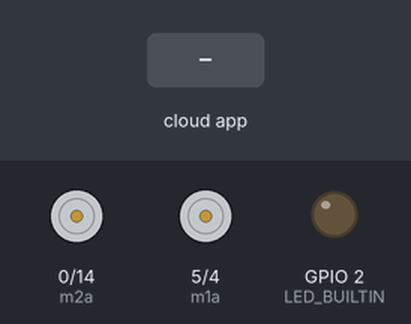
Bench run of a sketch on a simulated ESP8266 (NodeMCU). On the bench: motor-driver pin pairs drawn as motors (green arrow = first pin HIGH = forward, orange = second pin HIGH = backward, longer = more drive), output pins drawn as LEDs (lit = HIGH, except the on-board LED, lit = LOW). The test bench sets the inputs (shaded band). WiFi joins after 1.5 s; servers stay silent unless stated; the Firebase database answers and starts empty; what the sketch prints to the serial monitor is not drawn.

Above: at 3.7 s.
3.8 s: the phone or cloud app sets Robot to 1
At 4.2 s:
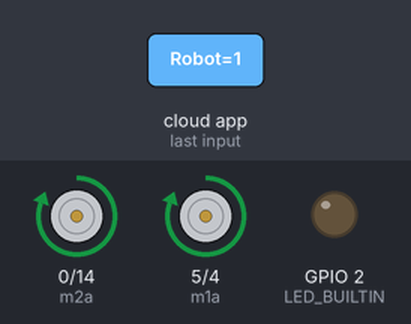
6.8 s: the phone or cloud app sets Robot to 0
At 7.5 s:
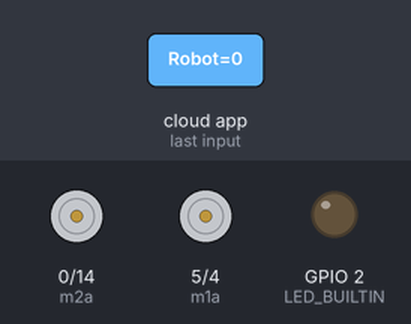
Timing chart, 0 to 9.8 s (numbered marks = the images above; inputs shaded):
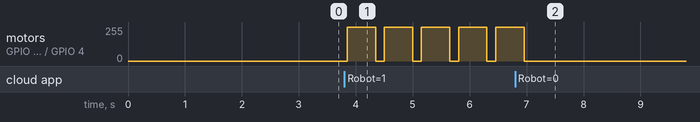

Measured:
- after the input at 3.8 s, motor on GPIO 0 (m2a) / GPIO 14 (m2b), motor on GPIO 5 (m1a) / GPIO 4 (m1b): alternates forward 255/255 for 0.50 s and stopped for 0.15 s, starting after 0.05 s
- after the input at 6.8 s, motor on GPIO 0 (m2a) / GPIO 14 (m2b), motor on GPIO 5 (m1a) / GPIO 4 (m1b): goes on until 7.0 s, then stays stopped

The sketch:

Robot_controller.ino
```cpp
// (licence header left out)
//BEFORE UPLOADING, MAKE SURE THAT YOUR DATABASE ".read" AND ".write" RULES ARE SET TO 'true'.

//For more details- https://github.com/Rupakpoddar/ESP8266Firebase/blob/master/README.md

//Download the Android app from- https://play.google.com/store/apps/details?id=com.rupak.firebaseremote

#include <ESP8266Firebase.h>  //https://github.com/Rupakpoddar/ESP8266Firebase
#include <ESP8266WiFi.h>

const char *ssid = "Change_this";      //Your Wi-Fi SSID
const char *password = "Change_this"; //Your Wi-Fi password

#define projectID "YOUR PROJECT ID" //Your Firebase Project ID; can be found in project settings.

#define m1a 5   //D1 output 1 for motor driver
#define m1b 4   //D2 output 2 for motor driver
#define m2a 0   //D3 output 3 for motor driver
#define m2b 14  //D5 output 4 for motor driver

int interval = 100; //Turn left or right delay

void setup()
{
  Serial.begin(115200);

  pinMode(m1a, OUTPUT);
  pinMode(m1b, OUTPUT);
  pinMode(m2a, OUTPUT);
  pinMode(m2b, OUTPUT);

  digitalWrite(m1a, LOW);
  digitalWrite(m1b, LOW);
  digitalWrite(m2a, LOW);
  digitalWrite(m2b, LOW);

  pinMode(LED_BUILTIN, OUTPUT); //16
  digitalWrite(LED_BUILTIN, LOW);

  Serial.begin(115200);
  WiFi.mode(WIFI_STA);
  WiFi.disconnect();
  delay(1000);

//Attempt to connect to Wifi network:
  Serial.println("");
  Serial.print("Connecting Wifi: ");
  Serial.println(ssid);
  WiFi.begin(ssid, password);
  while (WiFi.status() != WL_CONNECTED) {
    Serial.print("-");
    delay(500);
  }

  digitalWrite(LED_BUILTIN, HIGH);
  Serial.println("");
  Serial.println("WiFi connected");
  Serial.println("IP address: ");
  IPAddress ip = WiFi.localIP();
  Serial.println(ip);
  Serial.println("");
}

void loop()
{
  Firebase firebase(projectID); //Create an object.

  int command = firebase.getInt("cmd/Robot");  //Get data from the database.

   if(command == 0)  //Stop
     {
      digitalWrite(m1a, LOW);
      digitalWrite(m1b, LOW);
      digitalWrite(m2a, LOW);
      digitalWrite(m2b, LOW);
    }

   if(command == 1) //Forward motion
     {
      digitalWrite(m1a, HIGH);
      digitalWrite(m2a, HIGH);
      delay(500);
      digitalWrite(m1a, LOW);
      digitalWrite(m2a, LOW);
    }


   if(command == 2) //Backward motion
     {
      digitalWrite(m1b, HIGH);
      digitalWrite(m2b, HIGH);
      delay(500);
      digitalWrite(m1b, LOW);
      digitalWrite(m2b, LOW);
    }


   if(command == 3) //Turn left
     {
      digitalWrite(m1b, HIGH);
      digitalWrite(m2a, HIGH);
      delay(interval);
      digitalWrite(m1b, LOW);
      digitalWrite(m2a, LOW);

    }


   if(command == 4) //Turn right
     {
      digitalWrite(m1a, HIGH);
      digitalWrite(m2b, HIGH);
      delay(interval);
      digitalWrite(m1a, LOW);
      digitalWrite(m2b, LOW);
    }
}
```
